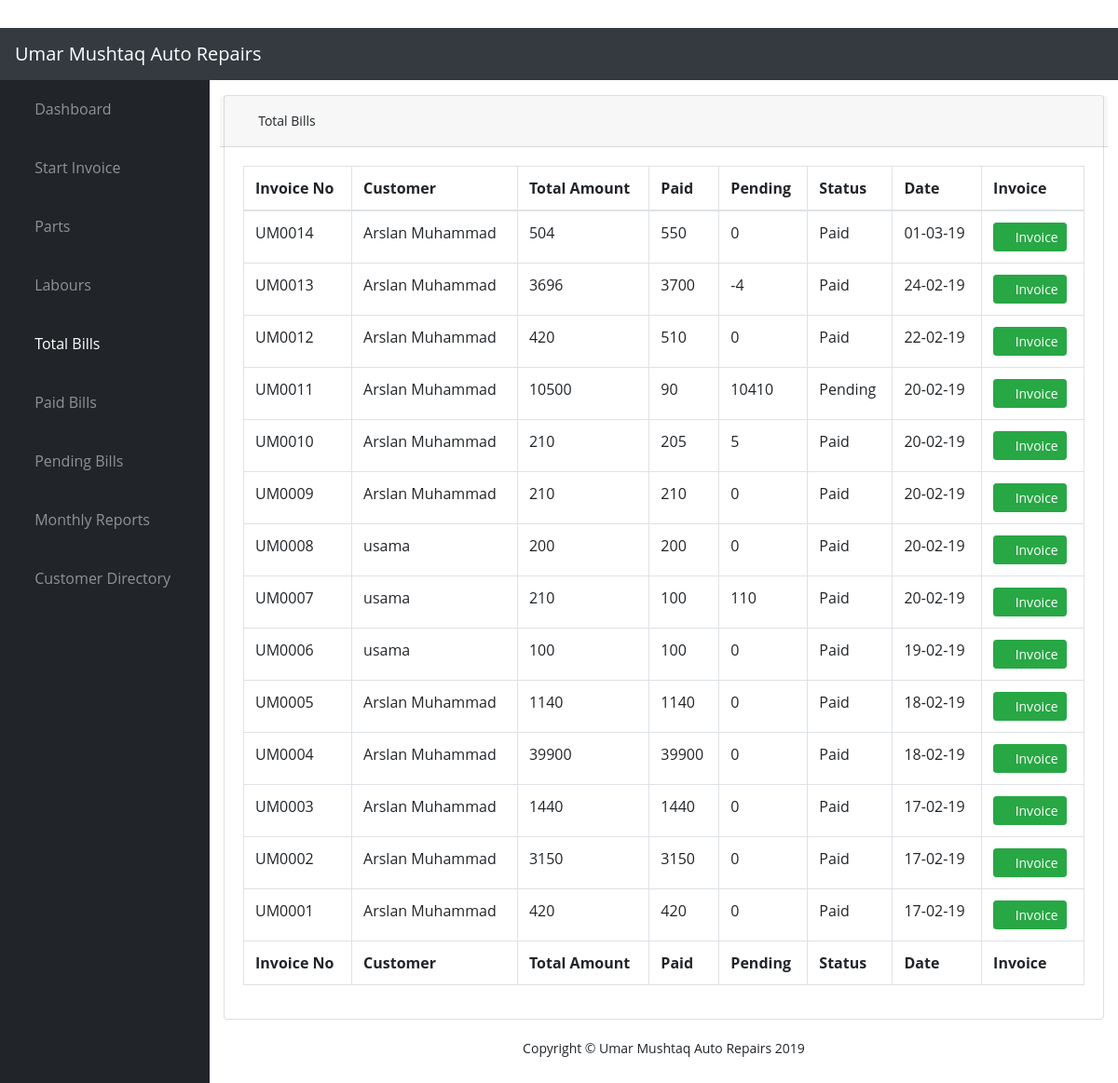
/TotalBills (signed in), run on the app's committed database.
### app/models.py (models this page shows)
class Invoice(models.Model):
    invoiceNo = models.CharField(max_length=10, blank=True)
    customer = models.ForeignKey(Customer, null=True)
    plate = models.CharField(max_length=20)
    model = models.CharField(max_length=20)
    AC_CHOICES = ((True, 'AC'), (False, 'Non AC'))
    isAC = models.BooleanField(choices=AC_CHOICES, default='AC')
    Tran_CHOICES = ((True, 'Automatic'), (False, 'Manual'))
    transmission = models.BooleanField(choices=Tran_CHOICES, default='Automatic')
    color = models.CharField(max_length=20)
    miles = models.CharField(max_length=20)
    motor = models.CharField(max_length=20)
    year = models.CharField(max_length=20)
    partTotal = models.PositiveIntegerField(default = 0)
    labourTotal = models.PositiveIntegerField(default = 0)
    taxAmount = models.DecimalField(default = 0, max_digits=10, decimal_places=2)
    totalAmount = models.DecimalField(default = 0, validators=[MinValueValidator(0)], max_digits=10, decimal_places=2)
    discount = models.PositiveIntegerField(default = 0, validators=[MaxValueValidator(100)])
    grandTotal = models.PositiveIntegerField()
    paid = models.PositiveIntegerField()
    balance = models.IntegerField()
    status = models.BooleanField()
    due_date = models.DateField(default=datetime.now)
    date_created = models.DateTimeField(default=datetime.now, blank=True)
    date_modified = models.DateTimeField(default=datetime.now, blank=True)

class Customer(models.Model):
    name = models.CharField(max_length=200)
    address = models.CharField(max_length=200)
    contact = models.CharField(max_length=200)
    email = models.EmailField(max_length=200)
    date_created = models.DateTimeField(default=datetime.now, blank=True)
    date_modified = models.DateTimeField(default=datetime.now, blank=True)

### app/views.py (the view)
# urls.py: url(r'^TotalBills$', app.views.totalBills, name='totalBills'),
@login_required(login_url='/login/')
def totalBills(request, template_name='app/totalBills.html'):
    bills = Invoice.objects.all().order_by('-date_created')
    data = {
            "totalBills": "active",
            'title':'Total Bills',
            'year':datetime.now().year
           }
    data['bills'] = bills
    return render(request, template_name, data)

### app/templates/app/totalBills.html
{% extends "app/layout.html" %}
{% block content %}
{% load widget_tweaks %}
{% load staticfiles %}
    <div class="container-fluid">
        <div class="card mb-3">
            <div class="card-header form-row">
                <span><i class="fas fa-fw fa-money-bill-alt"></i> Total Bills </span>
            </div>
            <div class="card-body">
                <div class="table-responsive">
                    {% if bills %}
                    <table class="table table-bordered" id="dataTable" width="100%" cellspacing="0">
                        <thead>
                            <tr>
                                <th>Invoice No</th>
                                <th>Customer</th>
                                <th>Total Amount</th>
                                <th>Paid</th>
                                <th>Pending</th>
                                <th>Status</th>
                                <th>Date</th>
                                <th>Invoice</th>
                            </tr>
                        </thead>
                        <tfoot>
                            <tr>
                                <th>Invoice No</th>
                                <th>Customer</th>
                                <th>Total Amount</th>
                                <th>Paid</th>
                                <th>Pending</th>
                                <th>Status</th>
                                <th>Date</th>
                                <th>Invoice</th>
                            </tr>
                        </tfoot>
                        <tbody>
                            {% for bill in bills %}
                            <tr>
                                <td>{{bill.invoiceNo}}</td>
                                <td>{{bill.customer.name}}</td>
                                <td>{{bill.grandTotal}}</td>
                                <td>{{bill.paid}}</td>
                                <td>{{bill.balance}}</td>
                                <td>{% if bill.status == True %} Paid {% else %} Pending {% endif %}</td>
                                <td>{{bill.date_created|date:"d-m-y"}}</td>
                                <td>
                                    <a href="{% url 'invoice' bill.id %}" class="btn btn-success btn-sm">
                                        <i class="fas fa-file-invoice-dollar"></i> Invoice
                                    </a>
                                </td>
                            </tr>
                            {% endfor %}
                        </tbody>
                    </table>
                    {% endif %}
                </div>
            </div>
        </div>
    </div>
{% endblock %}

### app/templates/app/layout.html (shortened to what this page needs)
﻿{% load staticfiles %}
<!DOCTYPE html>
<html lang="en">
  <head>
    <link href="{% static 'app/vendor/bootstrap/css/bootstrap.min.css' %}" rel="stylesheet">
    <link href="{% static 'app/vendor/fontawesome-free/css/all.min.css' %}" rel="stylesheet" type="text/css">
    <link href="{% static 'app/vendor/datatables/dataTables.bootstrap4.css' %}" rel="stylesheet">
    <link href="{% static 'app/css/sb-admin.css' %}" rel="stylesheet">
    <link href="{% static 'app/css/custom-style.css' %}" rel="stylesheet">
    <link href="{% static 'app/vendor/jquery/jquery-ui.css' %}" rel="stylesheet">
  </head>
  <body id="page-top">
    <nav class="navbar navbar-expand navbar-dark bg-dark static-top">
      <a class="navbar-brand mr-1" href="{% url 'home' %}">Umar Mushtaq Auto Repairs</a>
      <button class="btn btn-link btn-sm text-white order-1 order-sm-0" id="sidebarToggle" href="#">
        <i class="fas fa-bars"></i>
      </button>
      <ul class="navbar-nav ml-auto mr-0 mr-md-3 my-2 my-md-0">
        <li class="nav-item">
          <a class="navbar-brand" href="#" data-toggle="modal" data-target="#logoutModal">
           <i class="fas fa-sign-out-alt fa-fw"></i>
          </a>
        </li>
      </ul>
    </nav>
    <div id="wrapper">
      <ul class="sidebar navbar-nav">
        <li class="nav-item {{ home }}">
          <a class="nav-link" href="{% url 'home' %}">
            <i class="fas fa-fw fa-tachometer-alt"></i>
            <span>Dashboard</span>
          </a>
        </li>
        <li class="nav-item {{ startInvoice }}">
          <a class="nav-link" href="{% url 'startInvoice' %}">
            <i class="fas fa-fw fa-file-invoice-dollar"></i>
            <span>Start Invoice</span>
          </a>
        </li>
        <li class="nav-item {{ parts }}">
          <a class="nav-link" href="{% url 'app:parts'%}">
            <i class="fas fa-fw fa-truck-pickup"></i>
            <span>Parts</span>
          </a>
        </li>
        <li class="nav-item {{ labours }}">
          <a class="nav-link" href="{% url 'labours'%}">
            <i class="fas fa-fw fa-dollar-sign"></i>
            <span>Labours</span>
          </a>
        </li>
        <li class="nav-item {{totalBills}}">
          <a class="nav-link" href="{% url 'totalBills' %}">
            <i class="fas fa-fw fa-money-bill-alt"></i>
            <span>Total Bills</span>
          </a>
        </li>
        <li class="nav-item {{ paidBills }}">
          <a class="nav-link" href="{% url 'paidBills' %}">
            <i class="fas fa-fw fa-money-bill-alt"></i>
            <span>Paid Bills</span>
          </a>
        </li>
        <li class="nav-item {{ pendingBills }}">
          <a class="nav-link" href="{% url 'pendingBills' %}">
            <i class="fas fa-fw fa-money-bill-alt"></i>
            <span>Pending Bills</span>
          </a>
        </li>
        <li class="nav-item {{ report }}">
          <a class="nav-link" href="{% url 'report' %}">
            <i class="fas fa-fw fa-receipt"></i>
            <span>Monthly Reports</span>
          </a>
        </li>
        <li class="nav-item {{ customerDirectory }}">
          <a class="nav-link" href="{% url 'customers' %}">
            <i class="fas fa-fw fa-users"></i>
            <span>Customer Directory</span>
          </a>
        </li>
      </ul>
      <div id="content-wrapper">
        {% block content %}{% endblock %}
        <footer>
          <div class="container my-auto">
            <div class="copyright text-center my-auto">
              <span>Copyright © Umar Mushtaq Auto Repairs {{year}}</span>
            </div>
          </div>
        </footer>
      </div>
    </div>
  </body>
</html>

### app/static/app/css/sb-admin.css (style rules this page uses)
html { position: relative; min-height: 100%; }
body { height: 100%; }
#wrapper { display: -webkit-box; display: -ms-flexbox; display: flex; }
#wrapper #content-wrapper { overflow-x: hidden; width: 100%; padding-top: 1rem; padding-bottom: 80px; }
.navbar-nav .nav-item.active .nav-link { color: #fff; }
.sidebar { width: 90px !important; background-color: #212529; min-height: calc(100vh - 56px); }
.sidebar .nav-item:last-child { margin-bottom: 1rem; }
.sidebar .nav-item .nav-link { text-align: center; padding: 0.75rem 1rem; width: 90px; }
.sidebar .nav-item .nav-link span { font-size: 0.65rem; display: block; }
.sidebar .nav-item .nav-link { color: rgba(255, 255, 255, 0.5); }
@media (min-width: 768px) { .sidebar { width: 225px !important; } }
@media (min-width: 768px) { .sidebar .nav-item .nav-link { display: block; width: 100%; text-align: left; padding: 1rem; width: 225px; } }
@media (min-width: 768px) { .sidebar .nav-item .nav-link span { font-size: 1rem; display: inline; } }
:root { --input-padding-x: 0.75rem; --input-padding-y: 0.75rem; }

### data on the page
Invoice: invoiceNo "UM0014", customer.name "Arslan Muhammad", grandTotal "504", paid "550", balance "0", status "Paid", date_created "01-03-19"
Invoice: invoiceNo "UM0013", customer.name "Arslan Muhammad", grandTotal "3696", paid "3700", balance "-4", status "Paid", date_created "24-02-19"
Invoice: invoiceNo "UM0012", customer.name "Arslan Muhammad", grandTotal "420", paid "510", balance "0", status "Paid", date_created "22-02-19"
Invoice: invoiceNo "UM0011", customer.name "Arslan Muhammad", grandTotal "10500", paid "90", balance "10410", status "Pending", date_created "20-02-19"
Invoice: invoiceNo "UM0010", customer.name "Arslan Muhammad", grandTotal "210", paid "205", balance "5", status "Paid", date_created "20-02-19"
Invoice: invoiceNo "UM0009", customer.name "Arslan Muhammad", grandTotal "210", paid "210", balance "0", status "Paid", date_created "20-02-19"
Invoice: invoiceNo "UM0008", customer.name "usama", grandTotal "200", paid "200", balance "0", status "Paid", date_created "20-02-19"
Invoice: invoiceNo "UM0007", customer.name "usama", grandTotal "210", paid "100", balance "110", status "Paid", date_created "20-02-19"
Invoice: invoiceNo "UM0006", customer.name "usama", grandTotal "100", paid "100", balance "0", status "Paid", date_created "19-02-19"
Invoice: invoiceNo "UM0005", customer.name "Arslan Muhammad", grandTotal "1140", paid "1140", balance "0", status "Paid", date_created "18-02-19"
Invoice: invoiceNo "UM0004", customer.name "Arslan Muhammad", grandTotal "39900", paid "39900", balance "0", status "Paid", date_created "18-02-19"
Invoice: invoiceNo "UM0003", customer.name "Arslan Muhammad", grandTotal "1440", paid "1440", balance "0", status "Paid", date_created "17-02-19"
Invoice: invoiceNo "UM0002", customer.name "Arslan Muhammad", grandTotal "3150", paid "3150", balance "0", status "Paid", date_created "17-02-19"
Invoice: invoiceNo "UM0001", customer.name "Arslan Muhammad", grandTotal "420", paid "420", balance "0", status "Paid", date_created "17-02-19"
